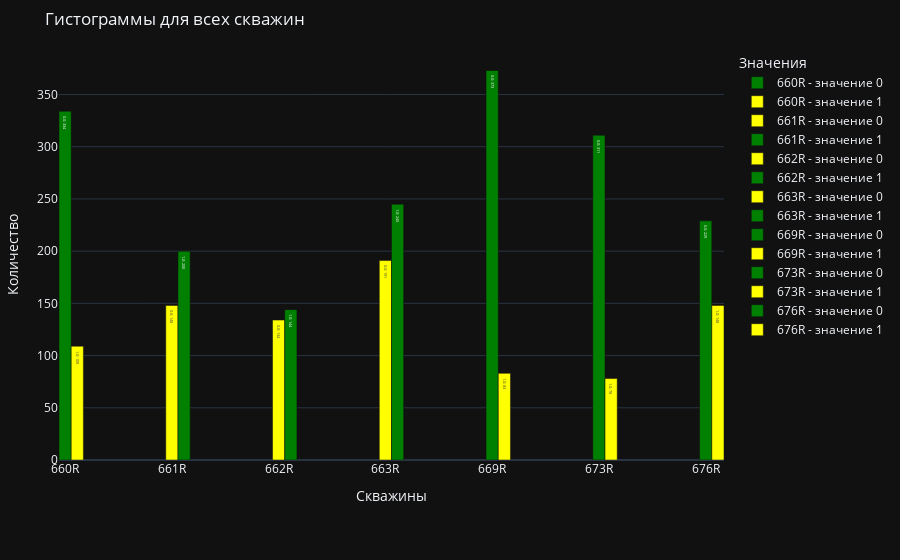

Notebook code for this chart:
### Code cell
plot_grouped_histogram_3(df_facii_2)

### Figure 1 — Plotly figure (JSON) as saved in the notebook; plotly's stock layout.template omitted (floating-point values rounded to 4 significant figures)
{"data": [{"marker": {"color": "green"}, "name": "660R - значение 0", "text": ["0.0: 334"], "textposition": "auto", "width": 0.1143, "x": [0.0], "y": [334], "type": "bar"}, {"marker": {"color": "yellow"}, "name": "660R - значение 1", "text": ["1.0: 109"], "textposition": "auto", "width": 0.1143, "x": [0.1143], "y": [109], "type": "bar"}, {"marker": {"color": "yellow"}, "name": "661R - значение 0", "text": ["0.0: 148"], "textposition": "auto", "width": 0.1143, "x": [1.0], "y": [148], "type": "bar"}, {"marker": {"color": "green"}, "name": "661R - значение 1", "text": ["1.0: 200"], "textposition": "auto", "width": 0.1143, "x": [1.114], "y": [200], "type": "bar"}, {"marker": {"color": "yellow"}, "name": "662R - значение 0", "text": ["0.0: 134"], "textposition": "auto", "width": 0.1143, "x": [2.0], "y": [134], "type": "bar"}, {"marker": {"color": "green"}, "name": "662R - значение 1", "text": ["1.0: 144"], "textposition": "auto", "width": 0.1143, "x": [2.114], "y": [144], "type": "bar"}, {"marker": {"color": "yellow"}, "name": "663R - значение 0", "text": ["0.0: 191"], "textposition": "auto", "width": 0.1143, "x": [3.0], "y": [191], "type": "bar"}, {"marker": {"color": "green"}, "name": "663R - значение 1", "text": ["1.0: 245"], "textposition": "auto", "width": 0.1143, "x": [3.114], "y": [245], "type": "bar"}, {"marker": {"color": "green"}, "name": "669R - значение 0", "text": ["0.0: 373"], "textposition": "auto", "width": 0.1143, "x": [4.0], "y": [373], "type": "bar"}, {"marker": {"color": "yellow"}, "name": "669R - значение 1", "text": ["1.0: 83"], "textposition": "auto", "width": 0.1143, "x": [4.114], "y": [83], "type": "bar"}, {"marker": {"color": "green"}, "name": "673R - значение 0", "text": ["0.0: 311"], "textposition": "auto", "width": 0.1143, "x": [5.0], "y": [311], "type": "bar"}, {"marker": {"color": "yellow"}, "name": "673R - значение 1", "text": ["1.0: 78"], "textposition": "auto", "width": 0.1143, "x": [5.114], "y": [78], "type": "bar"}, {"marker": {"color": "green"}, "name": "676R - значение 0", "text": ["0.0: 229"], "textposition": "auto", "width": 0.1143, "x": [6.0], "y": [229], "type": "bar"}, {"marker": {"color": "yellow"}, "name": "676R - значение 1", "text": ["1.0: 148"], "textposition": "auto", "width": 0.1143, "x": [6.114], "y": [148], "type": "bar"}], "layout": {"margin": {"l": 50, "r": 50, "t": 50, "b": 100}, "xaxis": {"title": {"text": "Скважины"}, "tickvals": [0, 1, 2, 3, 4, 5, 6], "ticktext": ["660R", "661R", "662R", "663R", "669R", "673R", "676R"]}, "title": {"text": "Гистограммы для всех скважин"}, "yaxis": {"title": {"text": "Количество"}}, "barmode": "group", "legend": {"title": {"text": "Значения"}}}}
